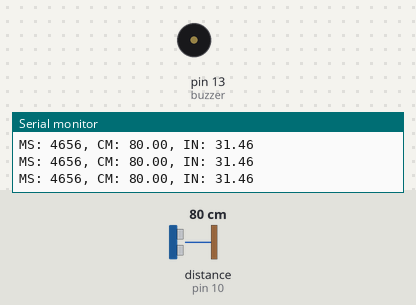
This sketch was run on a simulated Arduino Uno, built with avr-gcc and run on an emulated ATmega328P. Shown: buzzer (waves = sounding, pin HIGH), the last lines printed to the serial monitor. Inputs (shaded band) come from the test bench; at power-on: distance to the obstacle (sensor on pin 10) 80 cm. The echo pulse lasts 58.3 µs per cm.

Above: at 1.2 s.
1.3 s: distance to the obstacle (sensor on pin 10) set to 11 cm
2.8 s: distance to the obstacle (sensor on pin 10) set to 8 cm
At 4.0 s:
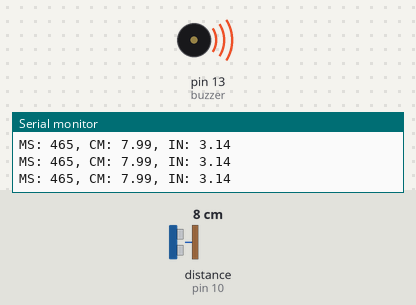
4.4 s: distance to the obstacle (sensor on pin 10) set to 18 cm
At 5.3 s:
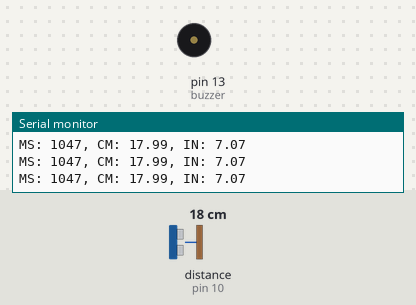
6.0 s: distance to the obstacle (sensor on pin 10) set to 2 cm
At 7.0 s:
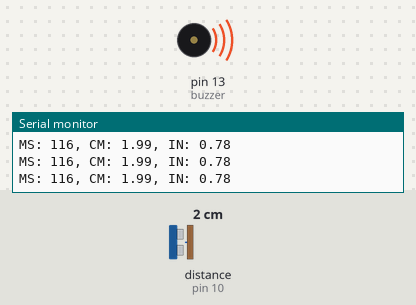
Timing chart, 0 to 8.6 s (numbered marks = the images above; inputs shaded):
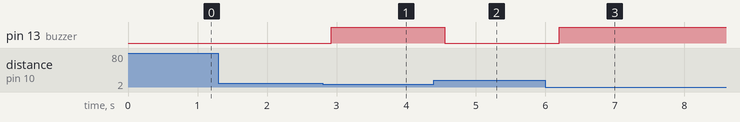

The sketch:

aula5_ultrasonico.ino
```cpp
/*
   HCSR04Ultrasonic/examples/UltrasonicDemo/UltrasonicDemo.pde

   SVN Keywords
   ----------------------------------
   $Author: cnobile $
   $Date: 2011-09-17 02:43:12 -0400 (Sat, 17 Sep 2011) $
   $Revision: 29 $
   ----------------------------------
*/

#include <Ultrasonic.h>

#define TRIGGER_PIN  11
#define ECHO_PIN     10

int buzzer = 13;

Ultrasonic ultrasonic(TRIGGER_PIN, ECHO_PIN);

void setup()
{
  Serial.begin(9600);
  pinMode(buzzer, OUTPUT);
}

void loop()
{
  float cmMsec, inMsec;
  long microsec = ultrasonic.timing();

  cmMsec = ultrasonic.convert(microsec, Ultrasonic::CM);
  inMsec = ultrasonic.convert(microsec, Ultrasonic::IN);
  Serial.print("MS: ");
  Serial.print(microsec);
  Serial.print(", CM: ");
  Serial.print(cmMsec);
  Serial.print(", IN: ");
  Serial.println(inMsec);
  delay(100);
  if (cmMsec < 10) {
    digitalWrite(buzzer,HIGH);
  } else {
    digitalWrite(buzzer,LOW);
  }
}
```

Measured:
- the behaviour switches between 10 and 9 cm on distance to the obstacle (sensor on pin 10) (found by bisection; images 0 and 1)
- after the input at 2.8 s, pin 13 (buzzer): LOW → HIGH after 0.12 s
- after the input at 4.4 s, pin 13 (buzzer): HIGH → LOW after 0.16 s
- after the input at 6.0 s, pin 13 (buzzer): LOW → HIGH after 0.20 s
